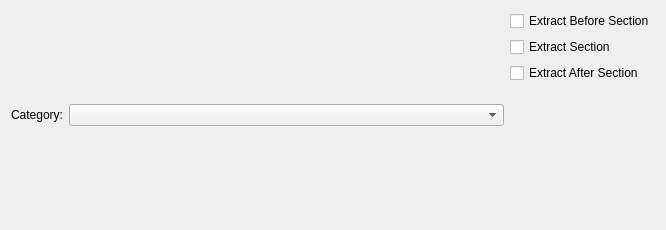
<?xml version="1.0" encoding="UTF-8"?>
<ui version="4.0">
 <class>Extractor</class>
 <widget class="QWidget" name="Extractor">
  <property name="geometry">
   <rect>
    <x>0</x>
    <y>0</y>
    <width>666</width>
    <height>230</height>
   </rect>
  </property>
  <property name="windowTitle">
   <string>Form</string>
  </property>
  <layout class="QVBoxLayout" name="verticalLayout_3">
   <item>
    <layout class="QHBoxLayout" name="horizontalLayout">
     <item>
      <layout class="QVBoxLayout" name="sectionLayout">
       <item>
        <layout class="QHBoxLayout" name="horizontalLayout_2">
         <item>
          <widget class="QLabel" name="label">
           <property name="text">
            <string>Category:</string>
           </property>
          </widget>
         </item>
         <item>
          <widget class="QComboBox" name="cb_category">
           <property name="sizePolicy">
            <sizepolicy hsizetype="Expanding" vsizetype="Fixed">
             <horstretch>0</horstretch>
             <verstretch>0</verstretch>
            </sizepolicy>
           </property>
          </widget>
         </item>
        </layout>
       </item>
      </layout>
     </item>
     <item>
      <layout class="QVBoxLayout" name="verticalLayout_2">
       <item>
        <widget class="QCheckBox" name="ck_before">
         <property name="text">
          <string>Extract Before Section</string>
         </property>
        </widget>
       </item>
       <item>
        <widget class="QCheckBox" name="ck_section">
         <property name="text">
          <string>Extract Section</string>
         </property>
        </widget>
       </item>
       <item>
        <widget class="QCheckBox" name="ck_after">
         <property name="text">
          <string>Extract After Section</string>
         </property>
        </widget>
       </item>
       <item>
        <spacer name="verticalSpacer">
         <property name="orientation">
          <enum>Qt::Vertical</enum>
         </property>
         <property name="sizeHint" stdset="0">
          <size>
           <width>20</width>
           <height>40</height>
          </size>
         </property>
        </spacer>
       </item>
      </layout>
     </item>
    </layout>
   </item>
  </layout>
 </widget>
 <resources/>
 <connections/>
</ui>
